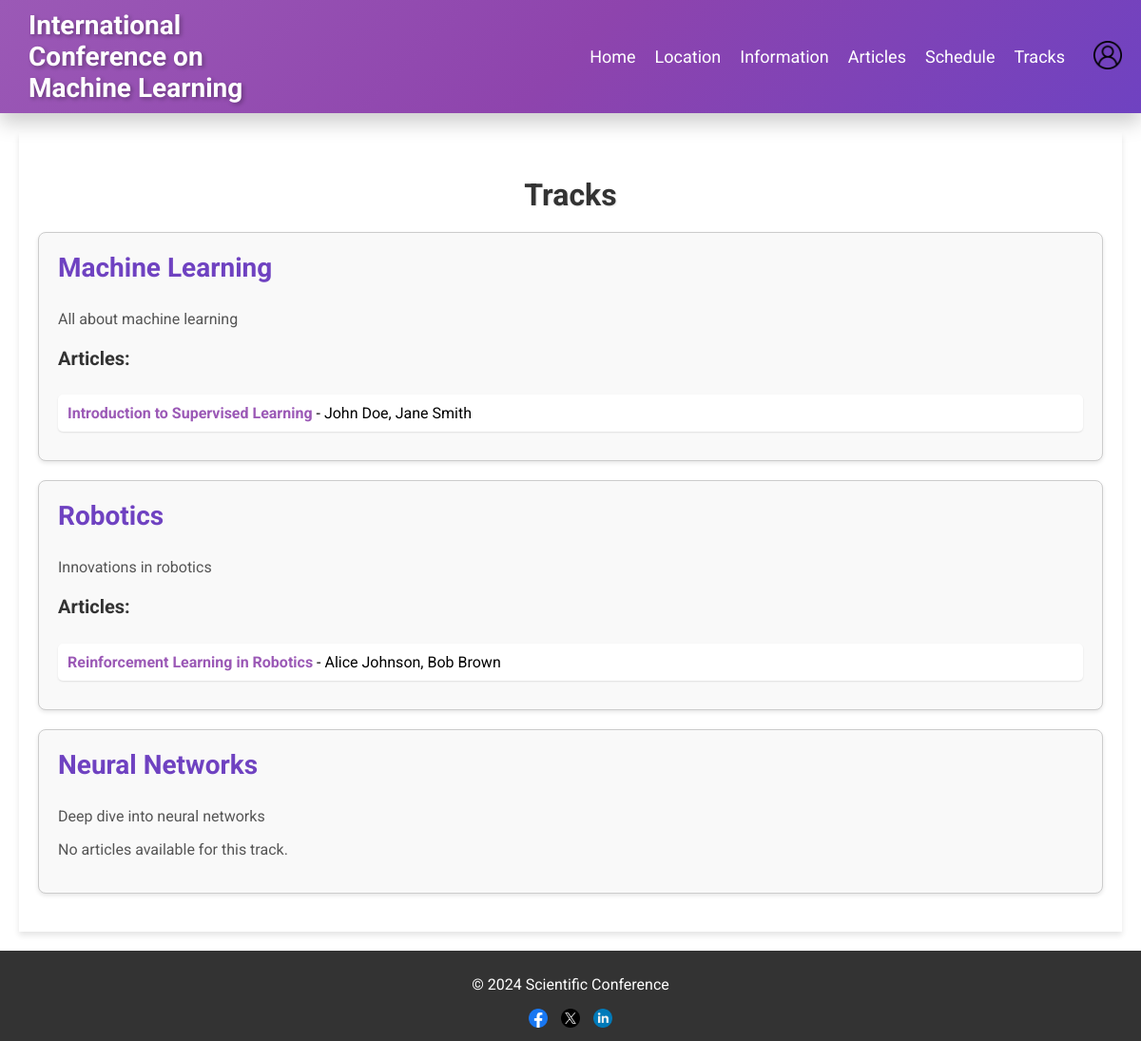
/tracks.php, run on the app's committed database.
### tables this page shows
CREATE TABLE `conference` (
  `id` int(11) NOT NULL,
  `name` varchar(255) NOT NULL,
  `location` varchar(255) NOT NULL,
  `start_date` date NOT NULL,
  `end_date` date NOT NULL,
  `inviting_paragraph` text DEFAULT NULL,
  `full_address` text NOT NULL DEFAULT '',
  `city` text NOT NULL DEFAULT '',
  `venue_name` text NOT NULL DEFAULT '',
  `venue_description` text NOT NULL DEFAULT '',
  `venue_contact` text NOT NULL DEFAULT '',
  `image_url` text NOT NULL DEFAULT '',
  `additional_info` text NOT NULL DEFAULT ''
);

CREATE TABLE `tracks` (
  `id` int(11) NOT NULL,
  `conference_id` int(11) NOT NULL,
  `name` varchar(255) NOT NULL,
  `description` text DEFAULT NULL
);

CREATE TABLE `articles` (
  `id` int(11) NOT NULL,
  `track_id` int(11) NOT NULL,
  `title` varchar(255) NOT NULL,
  `authors` varchar(250) NOT NULL,
  `description` varchar(2000) DEFAULT NULL,
  `pdf_link` varchar(255) DEFAULT NULL,
  `likes` int(11) DEFAULT 0,
  `image_url` text DEFAULT NULL
);

### tracks.php (the view, shortened to what this page needs)
<?php
include 'config.php';
$conference = $conn->query("SELECT * FROM conference WHERE id = 1")->fetch_assoc();
$tracks = $conn->query("SELECT * FROM tracks");
$tracks_with_articles = [];
while ($track = $tracks->fetch_assoc()) {
    $track_id = $track['id'];
    $articles = $conn->query("SELECT * FROM articles WHERE track_id = $track_id");
    $track['articles'] = $articles->fetch_all(MYSQLI_ASSOC);
    $tracks_with_articles[] = $track;
}
?>
<!DOCTYPE html>
<html lang="en">
<head>
    <link rel="stylesheet" href="css/styles.css">
    <link rel="stylesheet" href="css/tracks.css">
</head>
<body>
    <div class="wrapper">
        <?php include 'header.php'; ?>
        <main>
            <div class="main-container">
                <h2>Tracks</h2>
                <?php foreach ($tracks_with_articles as $track): ?>
                    <section class="track">
                        <h3><?php echo htmlspecialchars($track['name']); ?></h3>
                        <p><?php echo htmlspecialchars($track['description']); ?></p>
                        <?php if (!empty($track['articles'])): ?>
                            <h4>Articles:</h4>
                            <ul>
                                <?php foreach ($track['articles'] as $article): ?>
                                    <li><a href="article_detail.php?id=<?php echo $article['id']; ?>"><?php echo htmlspecialchars($article['title']); ?></a> - <?php echo htmlspecialchars($article['authors']); ?></li>
                                <?php endforeach; ?>
                            </ul>
                        <?php else: ?>
                            <p>No articles available for this track.</p>
                        <?php endif; ?>
                    </section>
                <?php endforeach; ?>
            </div>
        </main>
        <?php include 'footer.php'; ?>
    </div>
</body>
</html>

### header.php (shortened to what this page needs)
<!DOCTYPE html>
<html lang="en">
<head>
    <link rel="stylesheet" href="css/styles.css">
</head>
<body>
    <header class="main-header">
        <div class="header-content">
            <div class="logo">
                <h1><?php echo isset($conference['name']) ? $conference['name'] : 'Conference'; ?></h1>
            </div>
            <nav>
                <ul>
                    <li><a href="index.php">Home</a></li>
                    <li><a href="location.php">Location</a></li>
                    <li><a href="info.php">Information</a></li>
                    <li><a href="articles.php">Articles</a></li>
                    <li><a href="schedule.php">Schedule</a></li>
                    <li><a href="tracks.php">Tracks</a></li>
                </ul>
                <div class="account-icon">
                    <a href="login.php"><img src="imgs/account-icon.png" alt="Account"></a>
                </div>
            </nav>
        </div>
    </header>

### css/styles.css (style rules this page uses)
body { font-family: 'Roboto', sans-serif; margin: 0; padding: 0; background-color: #f4f4f4; display: flex; flex-direction: column; min-height: 100vh; }
.wrapper { display: flex; flex-direction: column; flex: 1; }
header.main-header { background: linear-gradient(135deg, #9b59b6, #8e44ad, #6f42c1); color: white; padding: 10px 0; text-align: left; position: relative; box-shadow: 0 10px 20px rgba(0, 0, 0, 0.2); }
.header-content { display: flex; justify-content: space-between; align-items: center; padding: 0 20px; }
header .logo { flex: 1; }
header .logo h1 { font-size: 28px; margin: 0; padding-left: 10px; text-shadow: 2px 2px 4px rgba(0, 0, 0, 0.3); }
header nav { flex: 3; display: flex; justify-content: flex-end; }
header nav ul { list-style: none; padding: 0; margin: 0; display: flex; align-items: center; }
header nav ul li { margin: 0 10px; }
header nav ul li a { color: white; text-decoration: none; font-size: 18px; transition: color 0.3s, transform 0.3s; }
header .account-icon { margin-left: 20px; }
header .account-icon img { width: 30px; height: 30px; }
main { flex: 1; padding: 20px; background-color: white; box-shadow: 0 4px 6px rgba(0, 0, 0, 0.1); }
main { padding: 20px; }

### css/tracks.css (style rules this page uses)
body { font-family: 'Roboto', sans-serif; margin: 0; padding: 0; background-color: #f4f4f4; }
.wrapper { display: flex; flex-direction: column; min-height: 100vh; }
header.main-header { background: linear-gradient(135deg, #9b59b6, #8e44ad, #6f42c1); color: white; padding: 10px 0; text-align: left; box-shadow: 0 10px 20px rgba(0, 0, 0, 0.2); }
.header-content { display: flex; justify-content: space-between; align-items: center; padding: 0 20px; }
header .logo h1 { font-size: 28px; margin: 0; padding-left: 10px; text-shadow: 2px 2px 4px rgba(0, 0, 0, 0.3); }
header nav ul { list-style: none; padding: 0; margin: 0; display: flex; align-items: center; }
header nav ul li { margin: 0 10px; }
header nav ul li a { color: white; text-decoration: none; font-size: 18px; transition: color 0.3s, transform 0.3s; }
.main-container { flex: 1; padding: 20px; background-color: white; box-shadow: 0 4px 6px rgba(0, 0, 0, 0.1); }
h2 { color: #333; text-align: center; margin-bottom: 20px; font-size: 32px; text-shadow: 1px 1px 2px rgba(0, 0, 0, 0.1); }
.track { margin-bottom: 20px; padding: 20px; border: 1px solid #ccc; border-radius: 8px; background-color: #f9f9f9; box-shadow: 0 2px 4px rgba(0, 0, 0, 0.1); }
.track h3 { margin-top: 0; color: #6f42c1; font-size: 28px; }
.track p { font-size: 16px; color: #555; }
.track h4 { margin-top: 20px; color: #333; font-size: 20px; }
.track ul { list-style-type: none; padding: 0; margin: 10px 0; }
.track ul li { margin: 5px 0; padding: 10px; background-color: #fff; border-radius: 5px; box-shadow: 0 1px 2px rgba(0, 0, 0, 0.1); transition: background-color 0.3s; }
.track ul li a { text-decoration: none; color: #9b59b6; font-weight: bold; transition: color 0.3s; }

### data on the page
conference: name "International Conference on Machine Learning"
tracks: name "Machine Learning", description "All about machine learning"
articles: title "Introduction to Supervised Learning", authors "John Doe, Jane Smith"
tracks: name "Robotics", description "Innovations in robotics"
articles: title "Reinforcement Learning in Robotics", authors "Alice Johnson, Bob Brown"
tracks: name "Neural Networks", description "Deep dive into neural networks", shows "No articles available for this track."
